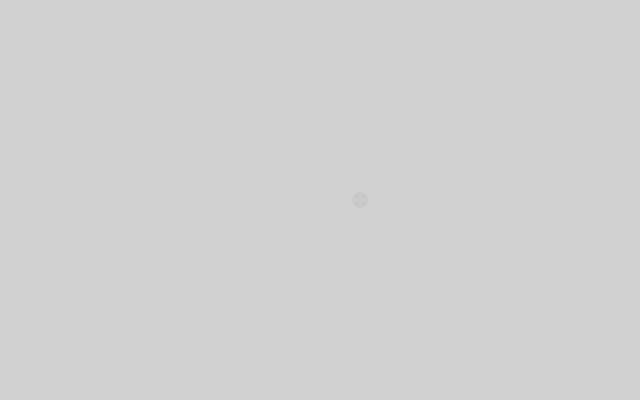
Frame 1 (no input)
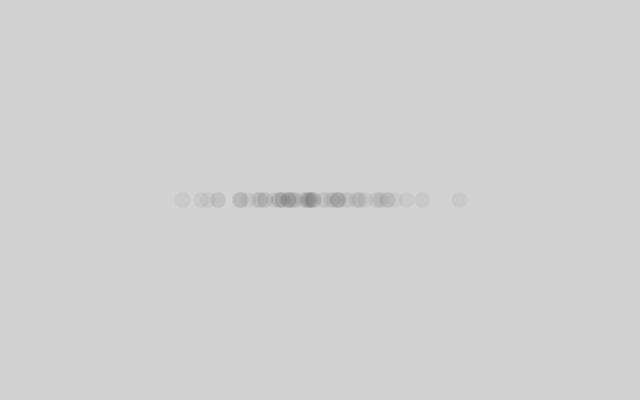
Frame 60 (no input)
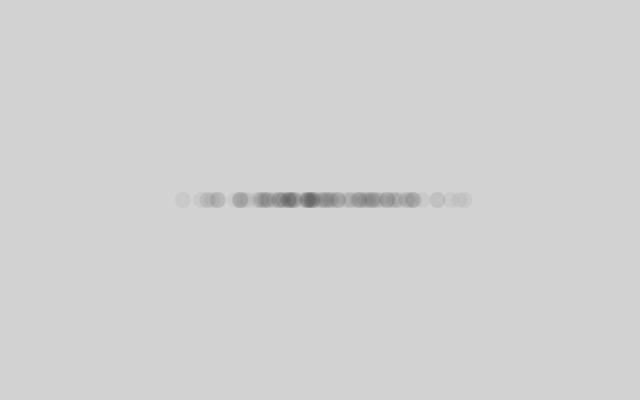
Frame 120 (the mouse pressed at the canvas centre since frame 60)

The p5.js sketch that drew these frames (run headless with seeded random() and noise() and a simulated clock; from frame 60 on, the mouse is pressed at the canvas centre):

// p5.js sketch
// ── sketch.js
// A sketch to display the gausian dristibution

function setup() {
  createCanvas(640, 400);
  background(210);
}

function draw() {
  let x = randomGaussian(320, 60);

  noStroke();
  fill(0, 10);
  circle(x, height / 2, 16);
}
